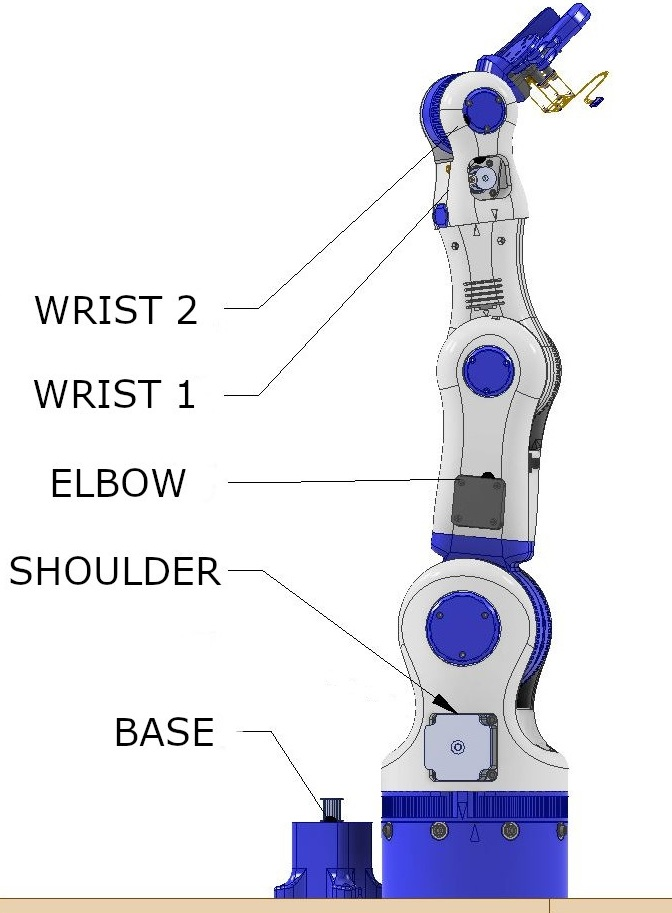
#> input picture Motor.jpg, 672 x 913 px, given in place of the camera
$ python footage.py
#> lines starting #> are read from the running program, lines starting #| are printed output that depends on the picture; after the words box and inside, x2 and y2 are one past the last pixel; in counts of white or black regions, pixels touching at a corner belong together
### object_detection.py
import cv2 as cv
import numpy as np

class detector:
    def __init__(self):
        self.parameters = ()
        self.area = (900, 40000)
        self.approxes = []
        self.ellipses = []

    def detect_contours(self, processed):     # finds contours, creates approximations and bounding ellipses
        area_min, area_max = self.area
        approxes = []
        ellipses = []
        contours, hierarchy = cv.findContours(processed, cv.RETR_TREE, cv.CHAIN_APPROX_SIMPLE)
        for cnt in contours:                 # iterates through the list of found contours
            area = cv.contourArea(cnt)
            if (area > area_min) and (area < area_max):        # accepts contours of a certain size only
                peri = cv.arcLength(cnt, True)
                approx = cv.approxPolyDP(cnt, 0.02*peri, True)
                (x, y), (MA, ma), angle = cv.fitEllipse(cnt)

                approxes.append([approx])
                ellipses.append([(x, y), (MA, ma), angle])
            else:
                pass
        self.approxes = approxes
        self.ellipses = ellipses

###### Methods for highlighting the object #######

    # [26 lines left out: functions method_1, method_2, method_3, not called in this run]

    def method_4(self, frame):          # highlights white
        t = self.parameters
        blur = cv.GaussianBlur(frame, (5, 5), 5)
        hls = cv.cvtColor(blur, cv.COLOR_BGR2HLS)

        h_min = 0
        h_max = 179
        l_min = t[0]
        l_max = t[1]
        s_min = 0
        s_max = 255

        lower = np.array([h_min, l_min, s_min])
        upper = np.array([h_max, l_max, s_max])
        mask = cv.inRange(hls, lower, upper)
        # kuka = cv.bitwise_and(frame, frame, mask=mask)
        return mask  #, kuka

    # [23 lines left out: function method_5, not called in this run]

### tracker.py
import cv2 as cv
import numpy as np


class tracker:
    def __init__(self):
        self.ellipses_ids = {}
        self.ids = 0

    def update(self, detections):       # updates the dictionary of ids and ellipses
        new_ellipses_ids = {}
        for ellipse in detections:      # iterates through the list of new detections by object_detection.py
            (x, y), (_, _), _ = ellipse
            c = np.array([x, y])

            already_detected = False
            for id, ellipse0 in self.ellipses_ids.items():     # compares newly found and previously detected ellipses
                (x0, y0), (_, _), _ = ellipse0
                c0 = np.array([x0, y0])
                distance = np.linalg.norm(c-c0)

                if distance <= 25:                             # if a match is found, cycle is broken
                    already_detected = True
                    break

            if already_detected is True:                       # updates the location of a previously detected ellipse
                new_ellipses_ids[id] = ellipse

            elif already_detected is False:                    # ads newly detected ellipses into the dictionary
                new_ellipses_ids[self.ids] = ellipse
                self.ids += 1

        self.ellipses_ids = new_ellipses_ids.copy()

    def draw_ellipse(self, frame):            # draws tracked ellipses, their id and the angle of the main axis
        ellipses = self.ellipses_ids
        for key in ellipses:
            (x, y), (MA, ma), angle = ellipses[key]
            cv.ellipse(frame, (int(x), int(y)), (int(MA) // 2, int(ma) // 2), angle, 0, 360, (0, 0, 0), thickness=2)
            cv.putText(frame, str(key), (int(x), int(y - 20)), cv.FONT_HERSHEY_COMPLEX, 0.7, (0, 0, 0), 2)
            cv.putText(frame, str(int(angle)), (int(x), int(y + 20)), cv.FONT_HERSHEY_COMPLEX, 0.7, (0, 0, 0), 2)

### footage.py
import time

import cv2 as cv
import numpy as np

from object_detection import detector
from tracker import tracker

cap = cv.VideoCapture(0, cv.CAP_DSHOW)
cap.set(cv.CAP_PROP_FRAME_WIDTH, 640)
cap.set(cv.CAP_PROP_FRAME_HEIGHT, 360)

# [4 lines of commented-out code are left out]

detect = detector()
track = tracker()

def empty(a):
    pass

cv.namedWindow("trackbar")
cv.resizeWindow("trackbar",640,360)
cv.createTrackbar("a", "trackbar", 0, 255, empty)
cv.createTrackbar("b", "trackbar", 255, 255, empty)
cv.createTrackbar("c", "trackbar", 0, 255, empty)
cv.createTrackbar("d", "trackbar", 255, 255, empty)

prev_frame_time = 0
new_frame_time = 0

blank = np.zeros((360, 640, 3), np.uint8)

def circle(image, placement):
    pass

cv.circle(blank, (50,50), 20, (255,255,255), cv.FILLED)
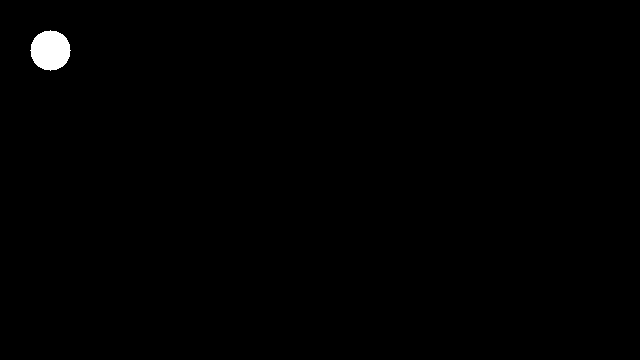
#> blank: shape (360, 640, 3); 0.55% white; 1 white region, box (x1, y1, x2, y2) and area: (30, 30, 71, 71) 1257

while True:
    cv.imshow("blank", blank)

    success, frame = cap.read()
#> frame is the input picture: shape (913, 672, 3); mean B, G, R 236, 228.3, 228.5
    new_frame_time = time.time()
    fps = 1 / (new_frame_time - prev_frame_time)
    prev_frame_time = new_frame_time

    cv.putText(frame, str(int(fps)), (7, 70), cv.FONT_HERSHEY_SIMPLEX, 3, (100, 255, 0), 3, cv.LINE_AA)
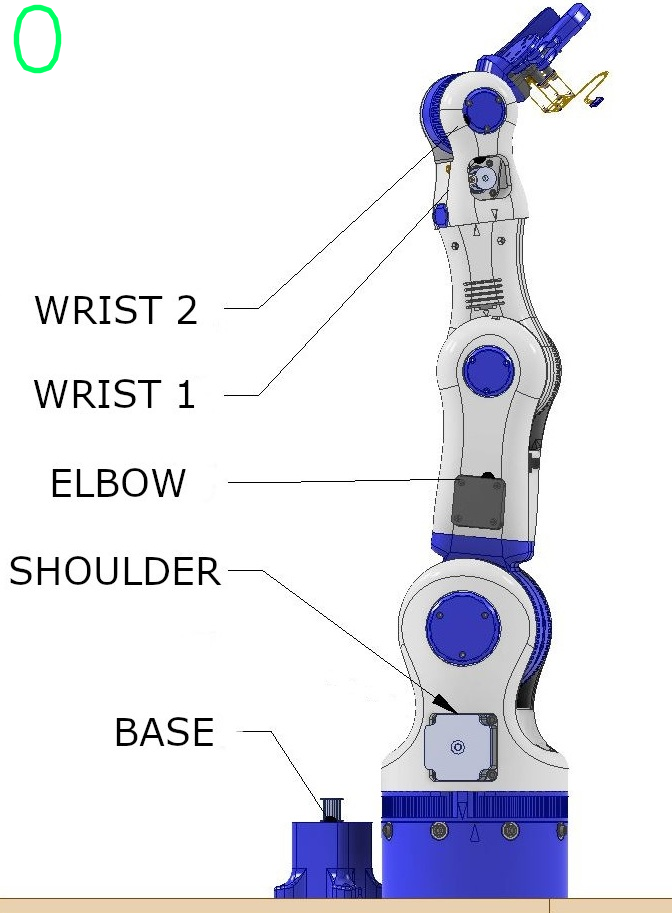
#> frame: shape (913, 672, 3); 0.19% of pixels changed, all inside (x1, y1, x2, y2) = (13, 4, 62, 74)

    # frame = obrazok.copy()
    a = cv.getTrackbarPos("a", "trackbar")
    b = cv.getTrackbarPos("b", "trackbar")
    c = cv.getTrackbarPos("c", "trackbar")
    d = cv.getTrackbarPos("d", "trackbar")
    detect.parameters = (a, b, c, d)
    # gray, threshold_bw = detect.method_1(frame)
    whitefilter = detect.method_4(frame)
#> in method_4, `blur = cv.GaussianBlur(frame, (5, 5), 5)`:
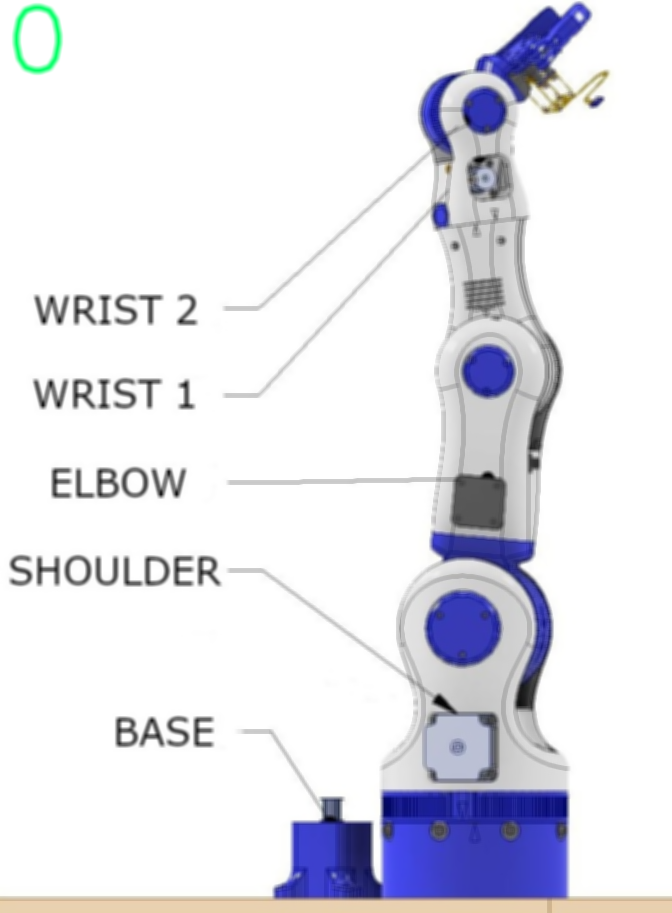
#> blur: shape (913, 672, 3); mean B, G, R 235.8, 228.3, 228.1
#> in method_4, `hls = cv.cvtColor(blur, cv.COLOR_BGR2HLS)`: hls: shape (913, 672, 3); mean of channels 0, 1, 2 15.2, 232.1, 18.3
#> in method_4, `mask = cv.inRange(hls, lower, upper)`: mask: shape (913, 672); every value is 255

    detect.detect_contours(whitefilter)
#> in detect_contours, `contours, hierarchy = cv.findContours(processed, cv.RETR_TREE, cv.CHAI..`: contours = [[[0, 0], [0, 912], [671, 912], [671, 0]]]
#> the loop in detect_contours, `for cnt in contours:` made 1 pass
#> (cnt, area) on pass 1: ([[0, 0], [0, 912], [671, 912], [671, 0]], 611952)
#> after the loop in detect_contours, `for cnt in contours:`: approxes = []

    track.update(detect.ellipses)
#> after the loop in update, `for ellipse in detections:`: new_ellipses_ids = 0 items; self.ids = 0
#> in update, `self.ellipses_ids = new_ellipses_ids.copy()`: self.ellipses_ids = 0 items
    track.draw_ellipse(frame)

    # cv.imshow("gray", gray)
    # cv.imshow("thresh", threshold_bw)
    cv.imshow("whitefilter", whitefilter)
    cv.imshow("frame", frame)
    key = cv.waitKey(1) & 0xFF
#> (key Esc is pressed here)
